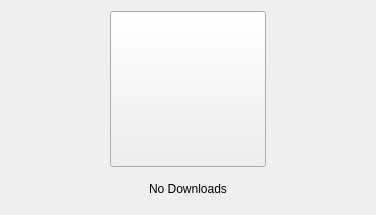
            <widget class="QWidget" name="wNoDownloads">
             <layout class="QVBoxLayout" name="verticalLayout_15">
              <item>
               <widget class="QWidget" name="wDownIcon" native="true">
                <layout class="QHBoxLayout" name="horizontalLayout_17">
                 <property name="leftMargin">
                  <number>0</number>
                 </property>
                 <property name="topMargin">
                  <number>0</number>
                 </property>
                 <property name="rightMargin">
                  <number>0</number>
                 </property>
                 <property name="bottomMargin">
                  <number>0</number>
                 </property>
                 <item>
                  <spacer name="horizontalSpacer_19">
                   <property name="orientation">
                    <enum>Qt::Horizontal</enum>
                   </property>
                   <property name="sizeHint" stdset="0">
                    <size>
                     <width>99</width>
                     <height>20</height>
                    </size>
                   </property>
                  </spacer>
                 </item>
                 <item>
                  <widget class="QPushButton" name="bNoDownloads">
                   <property name="minimumSize">
                    <size>
                     <width>156</width>
                     <height>156</height>
                    </size>
                   </property>
                   <property name="maximumSize">
                    <size>
                     <width>156</width>
                     <height>156</height>
                    </size>
                   </property>
                   <property name="text">
                    <string/>
                   </property>
                   <property name="icon">
                    <iconset resource="../Resources_linux.qrc">
                     <normaloff>:/images/no_downloads.png</normaloff>:/images/no_downloads.png</iconset>
                   </property>
                   <property name="iconSize">
                    <size>
                     <width>156</width>
                     <height>156</height>
                    </size>
                   </property>
                  </widget>
                 </item>
                 <item>
                  <spacer name="horizontalSpacer_20">
                   <property name="orientation">
                    <enum>Qt::Horizontal</enum>
                   </property>
                   <property name="sizeHint" stdset="0">
                    <size>
                     <width>99</width>
                     <height>20</height>
                    </size>
                   </property>
                  </spacer>
                 </item>
                </layout>
               </widget>
              </item>
              <item>
               <widget class="QLabel" name="lDownStatus">
                <property name="minimumSize">
                 <size>
                  <width>0</width>
                  <height>31</height>
                 </size>
                </property>
                <property name="maximumSize">
                 <size>
                  <width>16777215</width>
                  <height>31</height>
                 </size>
                </property>
                <property name="text">
                 <string>No Downloads</string>
                </property>
                <property name="alignment">
                 <set>Qt::AlignCenter</set>
                </property>
               </widget>
              </item>
             </layout>
            </widget>
